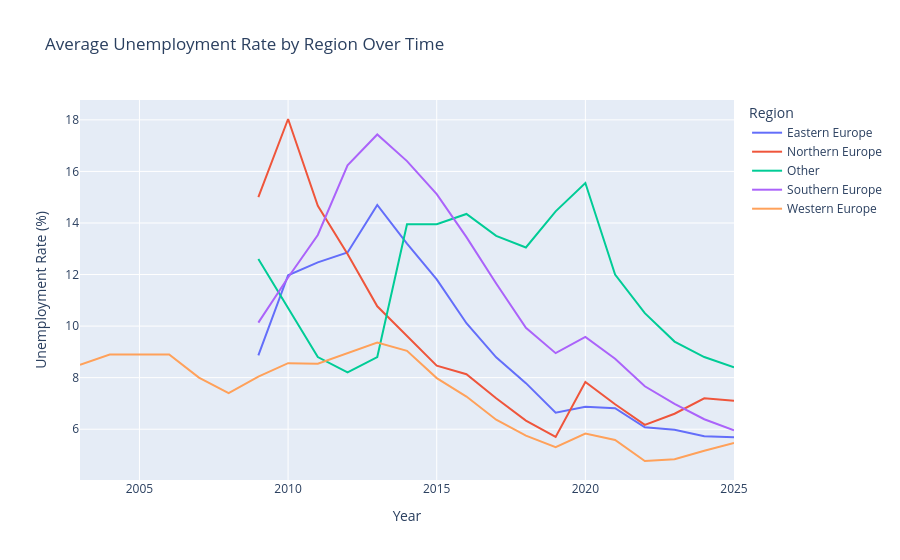

Notebook cell for this chart:
### Markdown cell above
### Figure 8: Average Unemployment Rate by Region Over Time

This graph compares average unemployment rates across European regions. Unlike minimum wages, unemployment rates do not follow a simple upward trend. Instead, they fluctuate over time and across regions, reflecting macroeconomic shocks and country-specific labor market conditions. This supports the interpretation that unemployment cannot be explained by minimum wage policy alone.

### Code cell
fig2 = px.line(
    region_avg,
    x='year',
    y='unemployment_rate',
    color='region',
    title='Average Unemployment Rate by Region Over Time',
    labels={'unemployment_rate': 'Unemployment Rate (%)', 'year': 'Year', 'region': 'Region'}
)
fig2.show()

### Figure 1 — Plotly figure (JSON) as saved in the notebook; plotly's stock layout.template omitted (floating-point values rounded to 4 significant figures)
{"data": [{"hovertemplate": "Region=Eastern Europe<br>Year=%{x}<br>Unemployment Rate (%)=%{y}<extra></extra>", "legendgroup": "Eastern Europe", "line": {"color": "#636efa", "dash": "solid"}, "marker": {"symbol": "circle"}, "mode": "lines", "name": "Eastern Europe", "orientation": "v", "showlegend": true, "type": "scatter", "x": [2009, 2010, 2011, 2012, 2013, 2014, 2015, 2016, 2017, 2018, 2019, 2020, 2021, 2022, 2023, 2024, 2025], "xaxis": "x", "y": [8.867, 11.97, 12.47, 12.86, 14.7, 13.2, 11.81, 10.11, 8.787, 7.788, 6.638, 6.875, 6.812, 6.075, 5.975, 5.725, 5.688], "yaxis": "y"}, {"hovertemplate": "Region=Northern Europe<br>Year=%{x}<br>Unemployment Rate (%)=%{y}<extra></extra>", "legendgroup": "Northern Europe", "line": {"color": "#EF553B", "dash": "solid"}, "marker": {"symbol": "circle"}, "mode": "lines", "name": "Northern Europe", "orientation": "v", "showlegend": true, "type": "scatter", "x": [2009, 2010, 2011, 2012, 2013, 2014, 2015, 2016, 2017, 2018, 2019, 2020, 2021, 2022, 2023, 2024, 2025], "xaxis": "x", "y": [15.0, 18.03, 14.67, 12.8, 10.77, 9.633, 8.467, 8.133, 7.2, 6.333, 5.7, 7.833, 6.967, 6.167, 6.6, 7.2, 7.1], "yaxis": "y"}, {"hovertemplate": "Region=Other<br>Year=%{x}<br>Unemployment Rate (%)=%{y}<extra></extra>", "legendgroup": "Other", "line": {"color": "#00cc96", "dash": "solid"}, "marker": {"symbol": "circle"}, "mode": "lines", "name": "Other", "orientation": "v", "showlegend": true, "type": "scatter", "x": [2009, 2010, 2011, 2012, 2013, 2014, 2015, 2016, 2017, 2018, 2019, 2020, 2021, 2022, 2023, 2024, 2025], "xaxis": "x", "y": [12.6, 10.7, 8.8, 8.2, 8.8, 13.95, 13.95, 14.35, 13.5, 13.05, 14.45, 15.55, 12.0, 10.5, 9.4, 8.8, 8.4], "yaxis": "y"}, {"hovertemplate": "Region=Southern Europe<br>Year=%{x}<br>Unemployment Rate (%)=%{y}<extra></extra>", "legendgroup": "Southern Europe", "line": {"color": "#ab63fa", "dash": "solid"}, "marker": {"symbol": "circle"}, "mode": "lines", "name": "Southern Europe", "orientation": "v", "showlegend": true, "type": "scatter", "x": [2009, 2010, 2011, 2012, 2013, 2014, 2015, 2016, 2017, 2018, 2019, 2020, 2021, 2022, 2023, 2024, 2025], "xaxis": "x", "y": [10.13, 11.88, 13.53, 16.23, 17.43, 16.4, 15.12, 13.45, 11.65, 9.933, 8.95, 9.583, 8.733, 7.667, 6.986, 6.386, 5.957], "yaxis": "y"}, {"hovertemplate": "Region=Western Europe<br>Year=%{x}<br>Unemployment Rate (%)=%{y}<extra></extra>", "legendgroup": "Western Europe", "line": {"color": "#FFA15A", "dash": "solid"}, "marker": {"symbol": "circle"}, "mode": "lines", "name": "Western Europe", "orientation": "v", "showlegend": true, "type": "scatter", "x": [2003, 2004, 2005, 2006, 2007, 2008, 2009, 2010, 2011, 2012, 2013, 2014, 2015, 2016, 2017, 2018, 2019, 2020, 2021, 2022, 2023, 2024, 2025], "xaxis": "x", "y": [8.5, 8.9, 8.9, 8.9, 8.0, 7.4, 8.04, 8.56, 8.54, 8.96, 9.36, 9.04, 7.983, 7.267, 6.367, 5.75, 5.3, 5.833, 5.583, 4.767, 4.833, 5.167, 5.467], "yaxis": "y"}], "layout": {"legend": {"title": {"text": "Region"}, "tracegroupgap": 0}, "title": {"text": "Average Unemployment Rate by Region Over Time"}, "xaxis": {"anchor": "y", "domain": [0, 1], "title": {"text": "Year"}}, "yaxis": {"anchor": "x", "domain": [0, 1], "title": {"text": "Unemployment Rate (%)"}}}}
